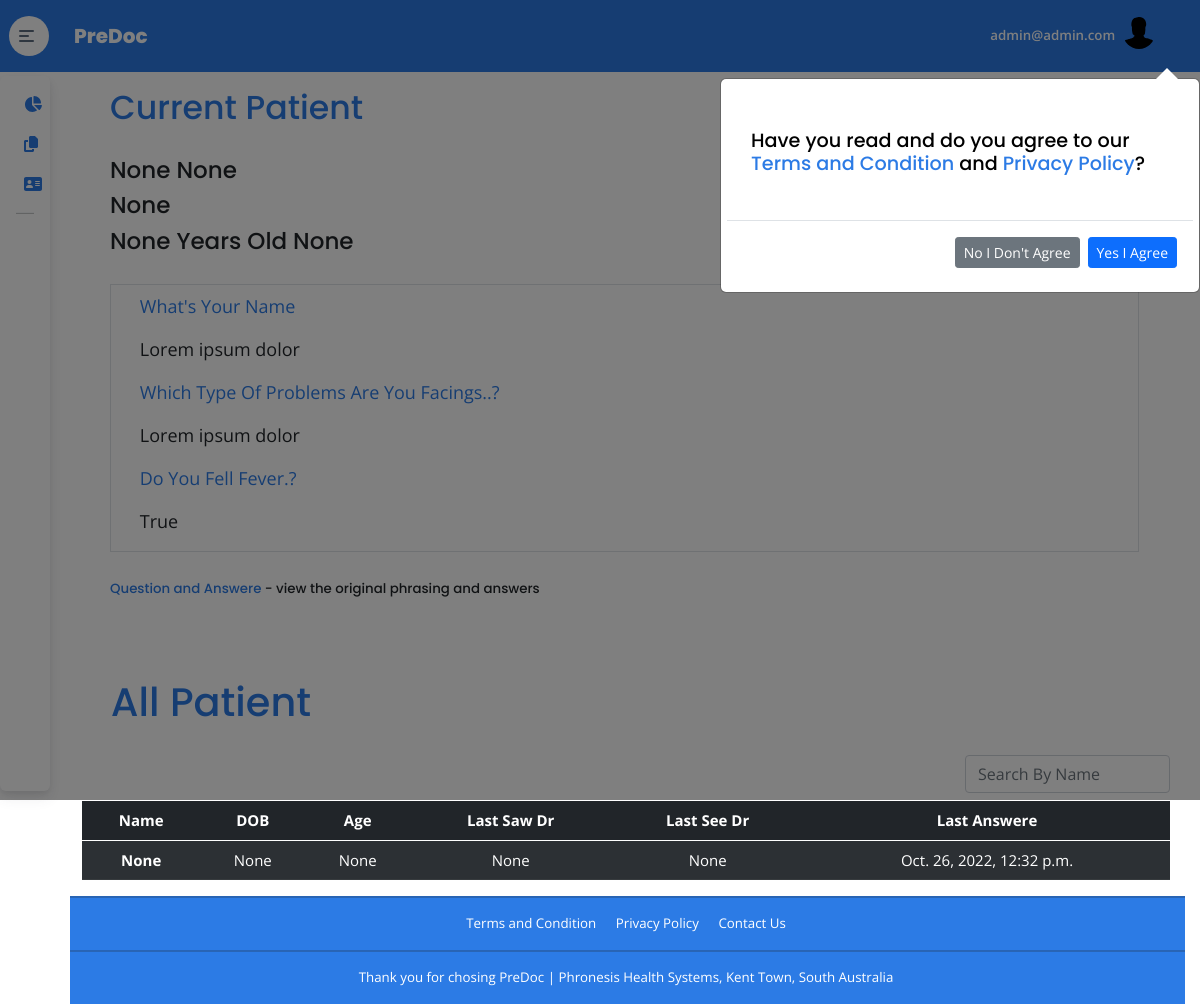
/dashboard/ (signed in), run on the app's committed database.
### account/models.py (models this page shows, shortened)
class UserModel(TimeStampMixin, AbstractBaseUser):
    class Meta:
        verbose_name = 'User'
    email = models.EmailField(max_length=255, unique=True)
    username = models.CharField(max_length=255, null=True, blank=True)
    first_name = models.CharField(max_length=255, null=True, blank=True)
    last_name = models.CharField(max_length=255, null=True, blank=True)
    description = models.CharField(max_length=255, null=True, blank=True)
    about = models.TextField()
    location = models.CharField(max_length=255, null=True, blank=True)
    profile_image = models.ImageField(upload_to ='profile_image', null=True, blank=True)
    dob = models.DateField(blank=True,null=True)
    gender = models.CharField(max_length=10,choices=GENDER_CHOICES,null=True,blank=True)
    age = models.IntegerField(blank=True, null=True)
    is_agree = models.BooleanField(default=False)
    is_active = models.BooleanField(default=True)
    is_admin = models.BooleanField(default=False)
    is_staff = models.BooleanField(default=False)
    type = models.CharField(max_length=10,choices=UserTypeChoice.choices(), null=False, blank=False, default=UserTypeChoice.DOCTOR.value,)
    USERNAME_FIELD = "email"
    REQUIRED_FIELDS = []
    objects = CustomUserManger()

### appoinments/models.py (models this page shows)
class Appoinment(models.Model):
    date = models.DateTimeField(auto_now_add=True, blank=True)
    patient = models.ForeignKey(UserModel,on_delete=models.CASCADE,related_name='patient')
    doctor = models.ForeignKey(UserModel,on_delete=models.CASCADE,related_name='doctor')
    qs = models.OneToOneField(Questionire,on_delete=models.CASCADE,null=True,blank=True)

### appoinments/views.py (the view, shortened to what this page needs)
# urls.py: path('dashboard/', DashBoardPageView.as_view(),name='dashboard'),
class DashBoardPageView(LoginRequiredMixin, View):
    def get(self, request, *args, **kwargs):
        obj = Appoinment.objects.first()
        refactored_payload = zip(obj.qs.syptoms['form_response']['definition']['fields'],obj.qs.syptoms['form_response']['answers'])
        appoinments = Appoinment.objects.all()
        paginator  = Paginator(appoinments,5)
        page       = request.GET.get('page')
        try:
            cr_page = paginator.get_page(page)
        except PageNotAnInteger:
            cr_page = paginator.page(1)
        except EmptyPage:
            cr_page = paginator.page(paginator.num_pages)
        context={
            "title":"Dashboard",
            "appoinments":appoinments,
            'pages':cr_page,
            "obj":obj,
            "refactored_payload":refactored_payload,
        }
        return render(request,'dashboard.html', context)

### templates/dashboard.html (shortened to what this page needs)
{% extends 'base.html' %}
{% load static %}
{% block content %}
<main class="main" id="top">
  <div class="container">
          {% if request.user.is_agree %}
          {% else %}
          <div class="modal  arrow-top fade right" id="myModal" tabindex="-1" role="dialog" aria-labelledby="exampleModalLabel" aria-hidden="true">
            <div class="modal-dialog left-modal" role="document">
              <div class="modal-content chat" >
                <div class="modal-body">
                  <h5 class="my-4 mx-2">Have you read and do you agree to our <a href="{% url 'terms_condition' %}">Terms and Condition</a> and <a href="{% url 'privacy_policy' %}">Privacy Policy</a>?</h5>
                </div>
                <div class="modal-footer">
                  <a href="{% url 'disagree' %}"><button type="button" class="btn btn-sm btn-secondary" data-dismiss="modal">No I Don't Agree</button></a>
                  <form method="POST">
                    <button type="submit" class="btn btn-sm btn-primary" name="is_agree">Yes I Agree</button>
                  </form>
                </div>
              </div>
            </div>
          </div>
          {% endif %}
          {% if obj %}
            <div class="container" id="current_div" style="display:block ;">
              <div class="modal-body">
                <div class=" text-heading">
                  <h2 class="text-heading">Current Patient</h2>
                  <h4 class=" mt-4 text-dark text-capitalize">{{ obj.patient.first_name }} {{ obj.patient.last_name }}</h4>
                  <h4 class="text-dark"> {{ obj.patient.dob }}</h4>
                  <h4 class="text-dark">{{ obj.patient.age }} Years Old {{obj.patient.gender}}</h4>
                </div>
                <div class="mt-4 ">
                  <div class="col col-lg-12 ">
                    <div class="border overflow-auto user-inner-text" style="height:40%">
                      <div class="mx-4 mt-2">
                        {% for item1, item2 in refactored_payload  %}
                        <p class="text-capitalize text-heading" style="font-size:18px ;">{{item1.title}}</p>
                          <p style="font-size:18px ;">{% if item2.text %}
                          {{item2.text}}
                          {% else %}
                          {{item2.boolean}}
                          {% endif %}
                          </p>
                        {% endfor   %}
                      </div>
                    </div>
                    <div class="mt-4">
                      <p class="h6">
                        <a href="https://lr9lkx57kim.typeform.com/predoc">Question and Answere</a> -
                            view the original phrasing and answers
                      </p>
                    </div>
                  </div>
                </div>
              </div>
            </div>
          {% endif %}
          <div class="condition_base_data">
            {% if appoinments %}
            <div class="">
              <h1 class="m-4 pt-4 h1 text-heading"> All Patient </h1>
              <div class="d-flex justify-content-end my-2">
                <span class="counter pull-right"></span>
                <div class="">
                    <input type="text" id="myInput" class="search form-control"  placeholder="Search By Name">
                  </div>
              </div>
              <div class="table-responsive-sm table-responsive-md  table-responsive-lg  custom_table" >
                <table class="table table-striped results table-dark table-hover"  id="myTable"  >
                      <thead >
                        <tr class="text-center text-headisng font-weight-bold">
                          <th scope="col">Name</th>
                          <th scope="col">DOB</th>
                          <th scope="col">Age</th>
                          <th scope="col">Last Saw Dr</th>
                          <th scope="col">Last See Dr</th>
                          <th scope="col">Last Answere</th>
                        </tr>
                      </thead>
                      {% for appoinment in pages %}
                      <tbody>
                        <tr class="text-center text-heading show_div">
                          <th scope="row" onclick="loadingPage()" id="get_ajax_request" class="cursor-pointer text-capitalize button_show_div" data-target="#id-{{appoinment.id}}">
                            {{ appoinment.patient.first_name }}
                          </th>
                          <td>{{appoinment.patient.dob}}</td>
                          <td>{{appoinment.patient.age}}</td>
                          <td>{{appoinment.doctor.first_name}}</td>
                          <td>{{appoinment.doctor.first_name}}</td>
                          <td>{{appoinment.date}} </td>
                        </tr>
                      </tbody>
                      {% endfor %}
                </table>
              </div>
            </div>
            {% endif %}
          </div>
      </div>
    </main>
    {% include 'seconed_fotter.html' %}
{% endblock content %}

### templates/layout/header.html (shortened to what this page needs)
{% load static %}
{% block header %}
<nav class="navbar ndavbar-glsass accounts-card-bg custom-height-nav navbar-top sticky-kit px-4 navbar-expand">
    <ul class="navbar-nav navbar-nav-icons ml-auto flex-row align-items-center">
      <li class="nav-item"> <span class="text-white">{{request.user.email}}</span></li>
      <li class="nav-item mr-3 dropdown dropdown-on-click"><a class="nav-link pr-0" id="navbarDropdownUser" href="#" role="button" data-toggle="dropdown" aria-haspopup="true" aria-expanded="false">
          <div class="avatar avatar-xl">
            <img class="rounded-circle"
            {% if request.user.profile_image %}
             src="{{ request.user.profile_image.url }}"
             {% else %}
             src="{% static 'assets/img/icons/avatar.svg' %}"
              {% endif %}
             alt="" />
          </div>
        </a>
      </li>
    </ul>
  </nav>
  {% endblock header %}

### static/assets/css/root.css (style rules this page uses)
:root { --accounts-card-bg :#2c7be5; --fotter-bg-color:#2c7be5; --main-bg-gradient:white ; --heading-all-color : #2C7BE5; --anchor-tags-color: #2c7be5; }
body { background-color: var(--main-bg-gradient); background-repeat:no-repeat ; }
a { color: var(--anchor-tags-color); text-decoration: none; }
.text-heading { color: var(--heading-all-color); }
.accounts-card-bg { background-color: var(--accounts-card-bg); }

### static/assets/css/dashboard.css (style rules this page uses)
.user-inner-text { height: 20%; }
.counter { padding:8px; color:#ccc; }
.custom_table { font-size: 15px; height: 80%; overflow-y: scroll; }
.chat { display:inline-block; padding:5px 6px 8px 6px; border-radius: 6px; margin-right: 40px; color:black; position: relative; }
.chat:after { content: ""; position:absolute; margin-top:-31px; margin-left:-5px; border-left: 12px solid transparent; border-right: 12px solid transparent; border-bottom: 12px solid white; right: 20px; top: 20px; }
.left-modal { margin-left: 60%; top: 50px; }

### data on the page
UserModel: user.email "admin@admin.com"
Appoinment: patient.first_name "None", patient.last_name "None", patient.dob "None", patient.age "None", patient.gender "None", doctor.first_name "None", date "Oct. 26, 2022, 12:32 p.m."

### other printed values
{{ item1.title }} "What's Your Name" "Which Type Of Problems Are You Facings..?" "Do You Fell Fever.?"
{{ item2.text }} "Lorem ipsum dolor" "Lorem ipsum dolor"
{{ item2.boolean }} "True"
